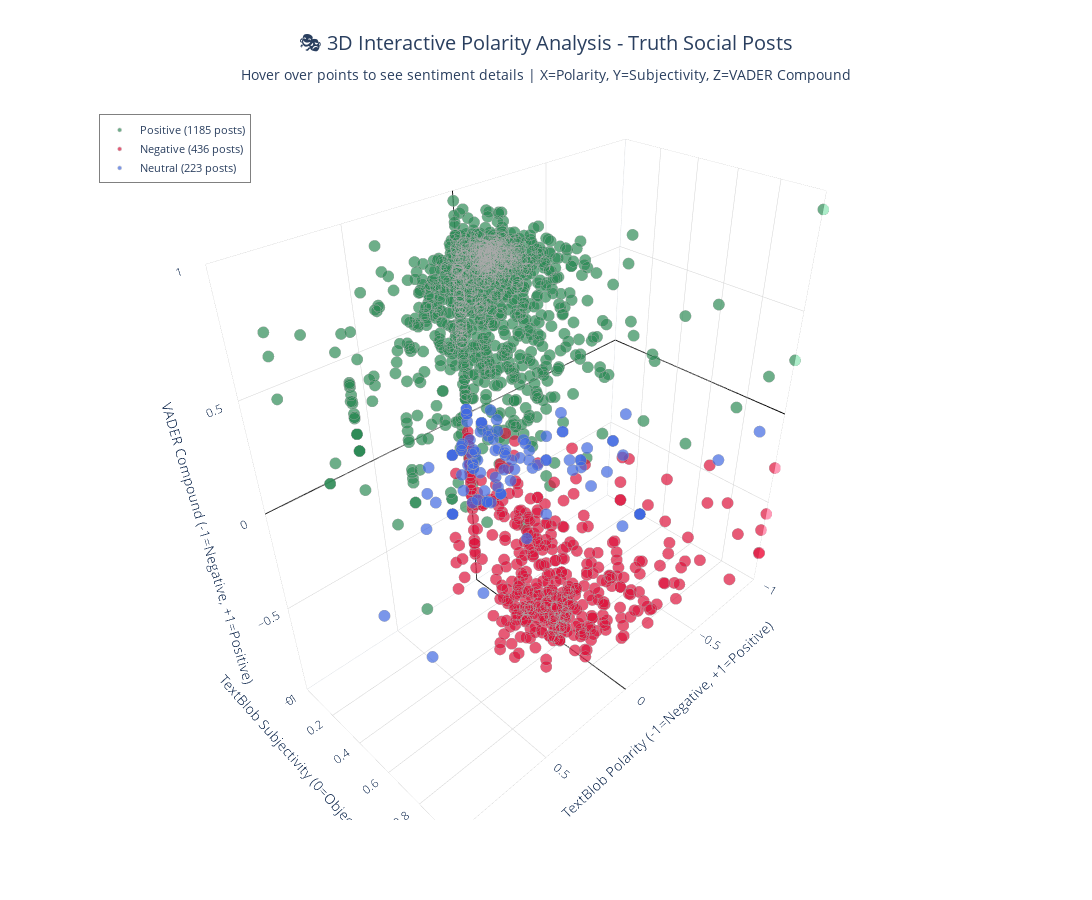

Notebook code cell kept with this figure:
### Code cell
# Create the 3D interactive scatter plot
print("🎨 Creating 3D interactive polarity visualization...")

# Create the main 3D scatter plot
fig = go.Figure()

# Add points for each sentiment category
for sentiment_cat in ['Positive', 'Negative', 'Neutral']:
    if sentiment_cat not in sentiment_df['sentiment_category'].values:
        continue
        
    mask = sentiment_df['sentiment_category'] == sentiment_cat
    data = sentiment_df[mask]
    
    if len(data) == 0:
        continue
    
    fig.add_trace(go.Scatter3d(
        x=data['textblob_polarity'],
        y=data['textblob_subjectivity'],
        z=data['vader_compound'],
        mode='markers',
        name=f"{sentiment_cat} ({len(data)} posts)",
        marker=dict(
            size=4,
            color=sentiment_colors[sentiment_cat],
            opacity=0.7,
            line=dict(width=0.5, color='darkgray')
        ),
        text=data['hover_text'],
        hovertemplate='%{text}<extra></extra>',  # Hide the trace name in hover
        hoverinfo='text'
    ))

# Update layout for better visualization
fig.update_layout(
    title=dict(
        text="🎭 3D Interactive Polarity Analysis - Truth Social Posts<br><sub>Hover over points to see sentiment details | X=Polarity, Y=Subjectivity, Z=VADER Compound</sub>",
        x=0.5,
        font=dict(size=20)
    ),
    scene=dict(
        xaxis_title="TextBlob Polarity (-1=Negative, +1=Positive)",
        yaxis_title="TextBlob Subjectivity (0=Objective, 1=Subjective)",
        zaxis_title="VADER Compound (-1=Negative, +1=Positive)",
        camera=dict(
            eye=dict(x=1.3, y=1.3, z=1.3)  # Good initial viewing angle
        ),
        bgcolor="rgba(240,240,240,0.1)",
        xaxis=dict(
            gridcolor="lightgray", 
            gridwidth=1,
            range=[-1, 1],  # Standard polarity range
            zeroline=True,
            zerolinewidth=2,
            zerolinecolor="black"
        ),
        yaxis=dict(
            gridcolor="lightgray", 
            gridwidth=1,
            range=[0, 1]   # Standard subjectivity range
        ),
        zaxis=dict(
            gridcolor="lightgray", 
            gridwidth=1,
            range=[-1, 1], # Standard VADER range
            zeroline=True,
            zerolinewidth=2,
            zerolinecolor="black"
        )
    ),
    width=1400,
    height=900,
    font=dict(size=12),
    legend=dict(
        x=0.02,
        y=0.98,
        bgcolor="rgba(255,255,255,0.9)",
        bordercolor="gray",
        borderwidth=1,
        font=dict(size=11)
    )
)

print("✅ 3D polarity scatter plot created!")
print(f"   📊 {len(sentiment_df)} posts plotted across 3 sentiment dimensions")
print("   🖱️  Interactive features:")
print("      - Hover over points to see sentiment details and post content")
print("      - Click and drag to rotate the plot")
print("      - Scroll to zoom in/out")
print("      - Click legend items to show/hide sentiment categories")
print("      - Zero lines show neutral sentiment boundaries")

# Display the plot
fig.show()

### Figure 1 — Plotly figure (JSON) as saved in the notebook; plotly's stock layout.template omitted (floating-point values rounded to 4 significant figures; data arrays with more than 128 entries replaced by an {"elided": "..."} marker saying what was removed)
{"data": [{"hoverinfo": "text", "hovertemplate": "%{text}<extra></extra>", "marker": {"color": "#2E8B57", "line": {"color": "darkgray", "width": 0.5}, "opacity": 0.7, "size": 4}, "mode": "markers", "name": "Positive (1185 posts)", "text": {"elided": "1185 str values"}, "type": "scatter3d", "x": {"elided": "1185 float values"}, "y": {"elided": "1185 float values"}, "z": {"elided": "1185 float values"}}, {"hoverinfo": "text", "hovertemplate": "%{text}<extra></extra>", "marker": {"color": "#DC143C", "line": {"color": "darkgray", "width": 0.5}, "opacity": 0.7, "size": 4}, "mode": "markers", "name": "Negative (436 posts)", "text": {"elided": "436 str values"}, "type": "scatter3d", "x": {"elided": "436 float values"}, "y": {"elided": "436 float values"}, "z": {"elided": "436 float values"}}, {"hoverinfo": "text", "hovertemplate": "%{text}<extra></extra>", "marker": {"color": "#4169E1", "line": {"color": "darkgray", "width": 0.5}, "opacity": 0.7, "size": 4}, "mode": "markers", "name": "Neutral (223 posts)", "text": {"elided": "223 str values"}, "type": "scatter3d", "x": {"elided": "223 float values"}, "y": {"elided": "223 float values"}, "z": {"elided": "223 float values"}}], "layout": {"font": {"size": 12}, "height": 900, "legend": {"bgcolor": "rgba(255,255,255,0.9)", "bordercolor": "gray", "borderwidth": 1, "font": {"size": 11}, "x": 0.02, "y": 0.98}, "scene": {"bgcolor": "rgba(240,240,240,0.1)", "camera": {"eye": {"x": 1.3, "y": 1.3, "z": 1.3}}, "xaxis": {"gridcolor": "lightgray", "gridwidth": 1, "range": [-1, 1], "title": {"text": "TextBlob Polarity (-1=Negative, +1=Positive)"}, "zeroline": true, "zerolinecolor": "black", "zerolinewidth": 2}, "yaxis": {"gridcolor": "lightgray", "gridwidth": 1, "range": [0, 1], "title": {"text": "TextBlob Subjectivity (0=Objective, 1=Subjective)"}}, "zaxis": {"gridcolor": "lightgray", "gridwidth": 1, "range": [-1, 1], "title": {"text": "VADER Compound (-1=Negative, +1=Positive)"}, "zeroline": true, "zerolinecolor": "black", "zerolinewidth": 2}}, "title": {"font": {"size": 20}, "text": "🎭 3D Interactive Polarity Analysis - Truth Social Posts<br><sub>Hover over points to see sentiment details | X=Polarity, Y=Subjectivity, Z=VADER Compound</sub>", "x": 0.5}, "width": 1400}}
